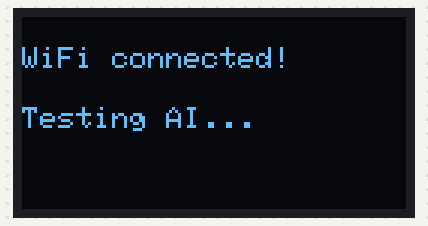
Bench run of a sketch on a simulated ESP32. Shown: 128×64 one-colour display. WiFi joins after 1.5 s; servers stay silent unless stated; uploads are accepted with an empty reply; what the sketch prints to the serial monitor is not drawn.

Above: at 1.6 s.
At 2.9 s:
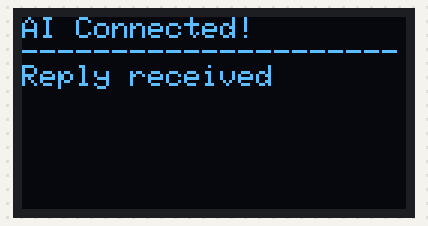

Measured:
- what the display in image 0 shows lasts 1.0 s, from 1.6 s to 2.6 s

The sketch:

Mini_Robo_Chat.ino
```cpp
#include <WiFi.h>
#include <HTTPClient.h>
#include <Wire.h>
#include <Adafruit_GFX.h>
#include <Adafruit_SSD1306.h>

// ======================== WiFi & Server Config ========================
const char* ssid     = "Redmi Note 12";
const char* password = "123123123";

// NOTE: Update this IP to match your PC's IP address (from `ipconfig`)
// If on home Wi-Fi: use "http://192.168.8.131:8000/chat"
// If on phone hotspot: use your PC's hotspot IP (e.g., "http://172.17.42.140:8000/chat")
const char* serverURL = "http://54.242.120.106:8000/chat";

// ======================== Display Config ========================
#define SCREEN_WIDTH 128
#define SCREEN_HEIGHT 64
Adafruit_SSD1306 display(SCREEN_WIDTH, SCREEN_HEIGHT, &Wire, -1);

void showMessage(String line1, String line2 = "") {
  display.clearDisplay();
  display.setTextSize(1);
  display.setTextColor(SSD1306_WHITE);
  display.setCursor(0, 10);
  display.println(line1);
  if (line2.length() > 0) {
    display.setCursor(0, 30);
    display.println(line2);
  }
  display.display();
}

void showResponse(String title, String message) {
  display.clearDisplay();
  display.setTextSize(1);
  display.setTextColor(SSD1306_WHITE);
  display.setCursor(0, 0);
  display.println(title);
  display.println("---------------------");
  display.println(message);
  display.display();
}

void testAI() {
  HTTPClient http;
  http.setTimeout(180000);  // 3-minute timeout for LLM inference
  http.begin(serverURL);
  http.addHeader("Content-Type", "application/json");

  Serial.println("Sending prompt to AI server...");
  showMessage("AI Robot", "Thinking...");

  int code = http.POST(
    "{\"message\":\"Say hello to my ESP32 robot in one short sentence.\"}"
  );

  Serial.printf("HTTP status: %d\n", code);

  if (code == 200) {
    String body = http.getString();
    Serial.println("Server Response: " + body);

    // Extract the reply text from {"reply":"..."}
    String reply = "";
    int startIdx = body.indexOf("\"reply\":");
    if (startIdx != -1) {
      startIdx = body.indexOf("\"", startIdx + 8); // Opening quote of the reply
      if (startIdx != -1) {
        startIdx++;
        int endIdx = body.lastIndexOf("\"");
        if (endIdx > startIdx) {
          reply = body.substring(startIdx, endIdx);
          reply.replace("\\n", " ");
          reply.replace("\\\"", "\"");
        }
      }
    }

    if (reply.length() > 0) {
      showResponse("Robot Reply:", reply);
    } else {
      showResponse("AI Connected!", "Reply received");
    }
  } else {
    String err = http.getString();
    Serial.println("Error Body: " + err);
    showResponse("AI Error", "HTTP Code: " + String(code));
  }

  http.end();
}

void setup() {
  Serial.begin(115200);
  Wire.begin(21, 22);

  if (!display.begin(SSD1306_SWITCHCAPVCC, 0x3C)) {
    Serial.println("OLED not found!");
    while (true) delay(100);
  }

  showMessage("AI Robot", "Connecting WiFi...");

  WiFi.begin(ssid, password);

  int attempts = 0;
  while (WiFi.status() != WL_CONNECTED && attempts < 40) {
    delay(500);
    Serial.print(".");
    attempts++;
  }
  Serial.println();

  if (WiFi.status() == WL_CONNECTED) {
    Serial.print("ESP32 Connected! IP: ");
    Serial.println(WiFi.localIP());
    showMessage("WiFi connected!", "Testing AI...");
    delay(1000);
    testAI();
  } else {
    showMessage("WiFi failed!", "Check hotspot");
    Serial.println("WiFi connection failed!");
  }
}

void loop() {
  delay(1000);
}
```
